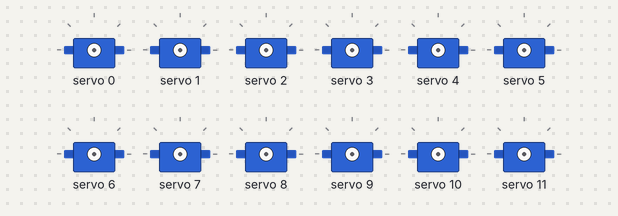
This sketch was run on a simulated Arduino Uno, built with avr-gcc and run on an emulated ATmega328P. On the bench: 12 × servo. What the sketch prints to the serial monitor is not drawn.

Above: at 0.05 s.
Timing chart, 0 to 7.0 s (numbered marks = the images above):
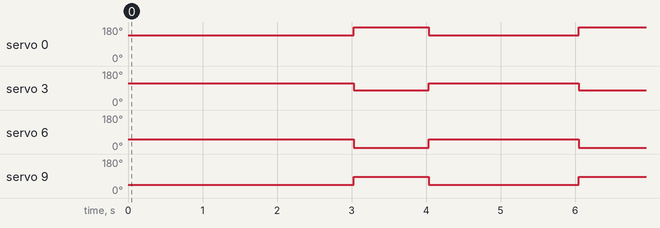

Measured:
- by itself, servo 0: alternates 180° for 1.0 s and 137° for 2.0 s
- by itself, servo 3: alternates 115° for 2.0 s and 79° for 1.0 s
- by itself, servo 6: alternates 52° for 2.0 s and 6° for 1.0 s
- by itself, servo 9: alternates 85° for 1.0 s and 43° for 2.0 s

The sketch:

all_leg_init.ino
```cpp
#include <Wire.h>
#include <Adafruit_PWMServoDriver.h>
Adafruit_PWMServoDriver pwm = Adafruit_PWMServoDriver();

void setup() {
  Serial.begin(9600);
  Serial.println("8 channel Servo test!");
  pwm.begin();
  pwm.setPWMFreq(60);
  delay(10);
}
void loop() {


delay(1000);

//leg 1
  pwm.setPWM(0, 0, 480);
  pwm.setPWM(1, 0, 230);
  pwm.setPWM(2, 0, 228 );
//leg 4
  pwm.setPWM(3, 0, 425);
  pwm.setPWM(4, 0, 223);
  pwm.setPWM(5, 0, 275 );
 //leg 3
  pwm.setPWM(6, 0, 266);
  pwm.setPWM(7, 0, 437);
  pwm.setPWM(8, 0, 425 );
  //leg 2
  pwm.setPWM(9, 0, 244);
  pwm.setPWM(10, 0, 459);
  pwm.setPWM(11, 0, 425 );

delay(2000);
  //leg 1
  pwm.setPWM(0, 0, 600);
  pwm.setPWM(1, 0, 230);
  pwm.setPWM(2, 0, 228 );
//leg 4
  pwm.setPWM(3, 0, 335);
  pwm.setPWM(4, 0, 223);
  pwm.setPWM(5, 0, 275 );
 //leg 3
  pwm.setPWM(6, 0, 150);
  pwm.setPWM(7, 0, 437);
  pwm.setPWM(8, 0, 425 );
  //leg 2
  pwm.setPWM(9, 0, 350);
  pwm.setPWM(10, 0, 459);
  pwm.setPWM(11, 0, 425 );
}
```
